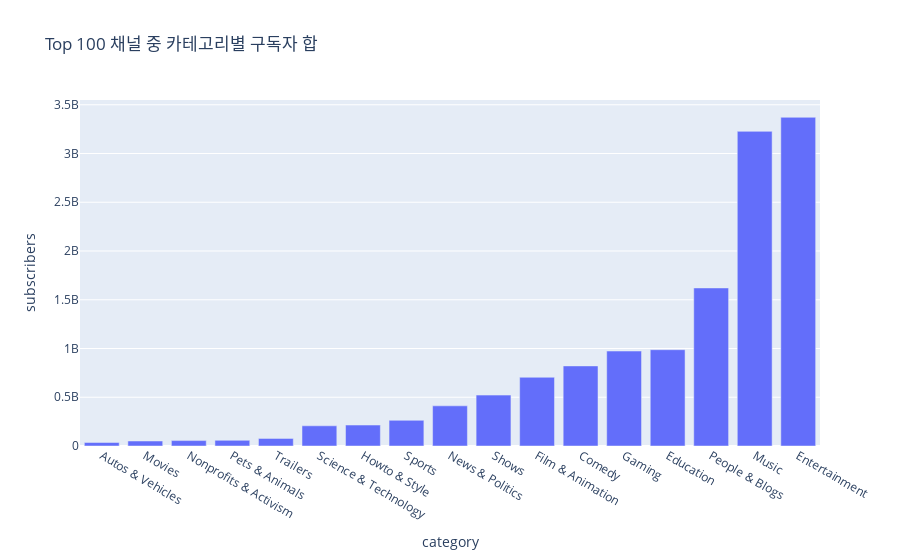

The cell this chart's notebook holds for it:
### Code cell
fig = px.bar(category_subscribers,x="category",y="subscribers",title='Top 100 채널 중 카테고리별 구독자 합')
fig

### Figure 1 — Plotly figure (JSON) as saved in the notebook; plotly's stock layout.template omitted (floating-point values rounded to 4 significant figures)
{"data": [{"alignmentgroup": "True", "hovertemplate": "category=%{x}<br>subscribers=%{y}<extra></extra>", "legendgroup": "", "marker": {"color": "#636efa", "pattern": {"shape": ""}}, "name": "", "offsetgroup": "", "orientation": "v", "showlegend": false, "textposition": "auto", "type": "bar", "x": ["Autos & Vehicles", "Movies", "Nonprofits & Activism", "Pets & Animals", "Trailers", "Science & Technology", "Howto & Style", "Sports", "News & Politics", "Shows", "Film & Animation", "Comedy", "Gaming", "Education", "People & Blogs", "Music", "Entertainment"], "xaxis": "x", "y": [35700000, 51300000, 55500000, 58200000, 78000000, 207100000, 215000000, 263400000, 411900000, 522100000, 704900000, 821300000, 973800000, 987800000, 1621000000, 3227100000, 3371300000], "yaxis": "y"}], "layout": {"barmode": "relative", "legend": {"tracegroupgap": 0}, "title": {"text": "Top 100 채널 중 카테고리별 구독자 합"}, "xaxis": {"anchor": "y", "domain": [0, 1], "title": {"text": "category"}}, "yaxis": {"anchor": "x", "domain": [0, 1], "title": {"text": "subscribers"}}}}
